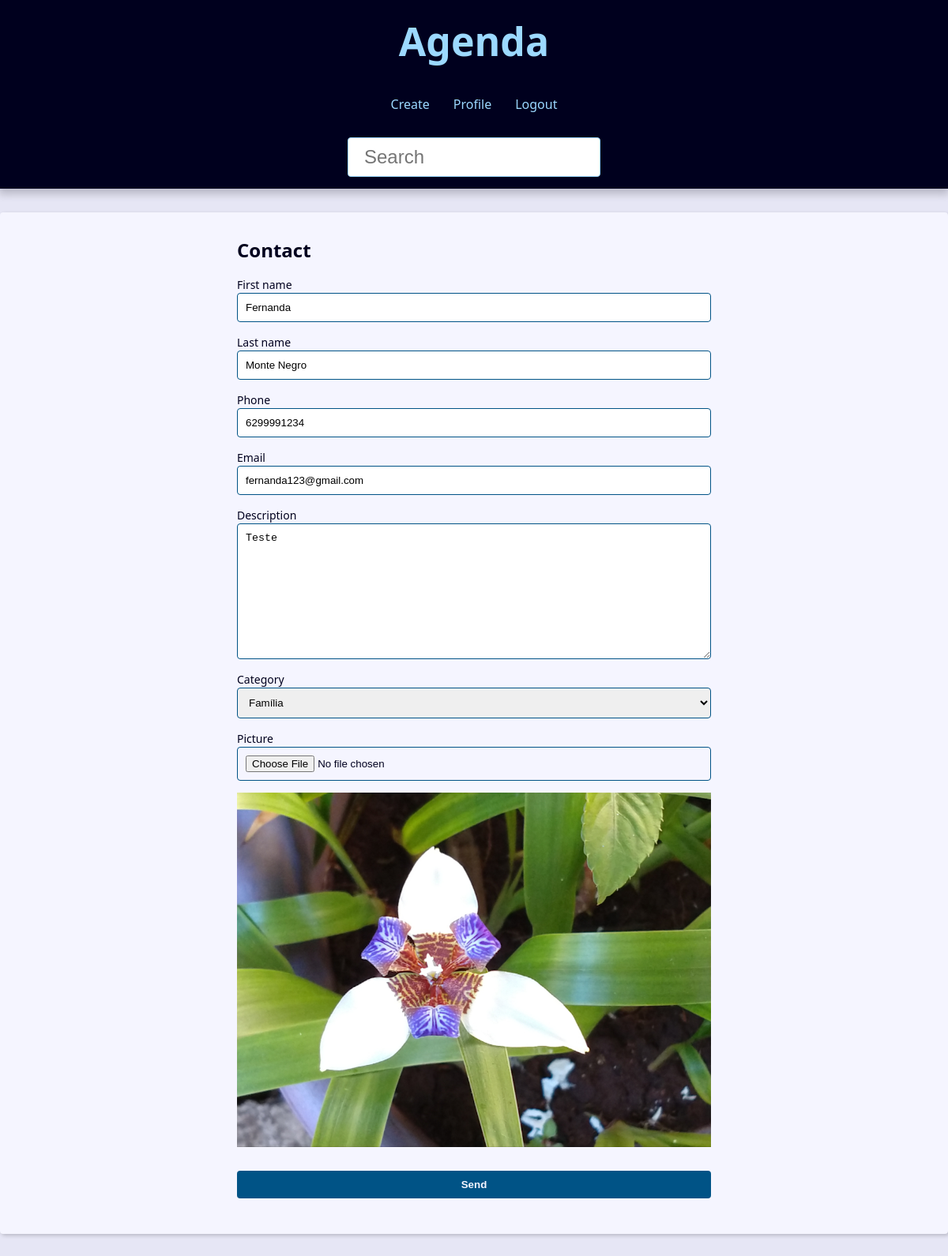
The page /contact/1007/update/ (signed in) on the database its author committed.
### contact/models.py (models this page shows, shortened)
class Contact(models.Model):
    first_name = models.CharField(max_length=50)
    last_name = models.CharField(max_length=50, blank=True)
    phone = models.CharField(max_length=50)
    email = models.EmailField(max_length=254, blank=True)
    created_date = models.DateTimeField(default=timezone.now)
    description = models.TextField(blank=True)
    show = models.BooleanField(default=True)
    picture = models.ImageField(blank=True, null=True, upload_to='pictures/%Y/%m/')
    category = models.ForeignKey(
        Category,
        on_delete=models.SET_NULL,
        blank=True, null=True
    )
    owner = models.ForeignKey(
        User,
        on_delete=models.SET_NULL,
        blank=True, null=True
    )

### contact/views/contact_forms.py (the view, shortened to what this page needs)
# urls.py: path('contact/<int:contact_id>/update/', views.update, name='update'),
@login_required(login_url='contact:login')
def update(request, contact_id):
    contact = get_object_or_404(
        Contact, pk=contact_id, show=True
    )
    if contact.owner != request.user and not request.user.is_staff \
            and not request.user.is_superuser:
        return redirect('contact:index')  # Ou exiba uma mensagem de erro
    form_action = reverse('contact:update', args=(contact_id,))
    context = {
        'form': ContactForm(instance=contact),
        'form_action': form_action,
    }
    return render(
        request,
        'contact/create.html',
        context
    )

### contact/forms.py (shortened to what this page needs)
class ContactForm(forms.ModelForm):
    picture = forms.ImageField(
        widget=forms.FileInput(
            attrs={
                'accept': 'image/*',
            }
        ),
        required=False
    )
    class Meta:
        model = models.Contact
        fields = (
            'first_name', 'last_name', 'phone',
            'email', 'description', 'category',
            'picture',
        )

### contact/models.py (called while the page is built)
    def __str__(self) -> str:
        return self.name

### contact/templates/contact/create.html (shortened to what this page needs)
{% extends 'global/base.html' %}
{% block content %}
  <div class="form-wrapper">
    <h2>Contact</h2>
    <form
      action="{{ form_action }}"
      method="POST"
      enctype="multipart/form-data"
    >
      <div class="form-content">
        {% for field in form %}
          <div class="form-group">
            <label for="{{ field.id_for_label }}">{{ field.label }}</label>
            {{ field }}
          </div>
          {% if field.name == 'picture' and field.value %}
            {% if field.value.url %}
              <div class="form-group">
                <img src="{{ field.value.url }}" alt="">
              </div>
            {% endif %}
          {% endif %}
        {% endfor %}
      </div>
      <div class="form-content">
        <div class="form-group">
          <button class="btn" type="submit">Send</button>
        </div>
      </div>
    </form>
  </div>
{% endblock content %}

### base_static/global/css/style.css (style rules this page uses)
:root { --spacing: 1.5rem; --link-dark-color: rgb(0, 83, 134); --link-light-color: rgb(156, 217, 255); --clr-white: rgb(245, 245, 255); --clr-black: rgb(0, 0, 30); --clr-light-gray: rgb(230, 230, 245); --clr-dark-shadow-5: rgba(0, 0, 10, 5%); --clr-dark-shadow-10: rgba(0, 0, 10, 10%); --clr-dark-shadow-20: rgba(0, 0, 10, 20%); --clr-light-shadow-5: rgba(200, 200, 255, 5%); --clr-light-shadow-10: rgba(200, 200, 255, 10%); --clr-light-shadow-20: rgba(200, 200, 255, 20%); --main-page-width: 120rem; --table-min-width: 60rem; --biggest-font-size: 5rem; --bigger-font-size: 4rem; --big-font-size: 3.2rem; --medium-font-size: 2.4rem; --small-font-size: 1.6rem; --smaller-font-size: 1.4rem; --smallest-font-size: 1.2rem; --transition-fast: 300ms; --transition-medium: 600ms; --transition-slow: 1s; --default-border-radius: 4px; }
*, *::before, *::after { margin: 0; padding: 0; box-sizing: border-box; }
html { font-size: 62.5%; }
body { font-family: system-ui, -apple-system, BlinkMacSystemFont, 'Segoe UI', Roboto, Oxygen, Ubuntu, Cantarell, 'Open Sans', 'Helvetica Neue', sans-serif; line-height: 1.5; font-size: var(--small-font-size); color: var(--clr-black); -webkit-font-smoothing: antialiased; background: var(--clr-light-gray); }
img, svg { display: block; max-width: 100%; }
.form-wrapper { max-width: 60rem; margin: var(--spacing) auto; }
.form-content { margin: var(--spacing) 0; }
.form-group { display: flex; flex-direction: column; padding-bottom: var(--spacing); }
.form-group input, .form-group textarea, .form-group select { padding: 1rem; border-radius: var(--default-border-radius); border: 1px solid var(--link-dark-color); }
.form-group label { font-size: var(--smaller-font-size); }
.btn { background-color: var(--link-dark-color); color: var(--clr-white); font-weight: bold; border: none; padding: 1rem 2rem; border-radius: var(--default-border-radius); cursor: pointer; transition: filter var(--transition-fast) ease-in-out; }

### rows shown on the page
Contact: form "Fernanda" "Monte Negro" "6299991234" "fernanda123@gmail.com" "Teste" "Família"

### other values the page prints
{{ field.label }} "First name" "Last name" "Phone" "Email" "Description" "Category" "Picture"
